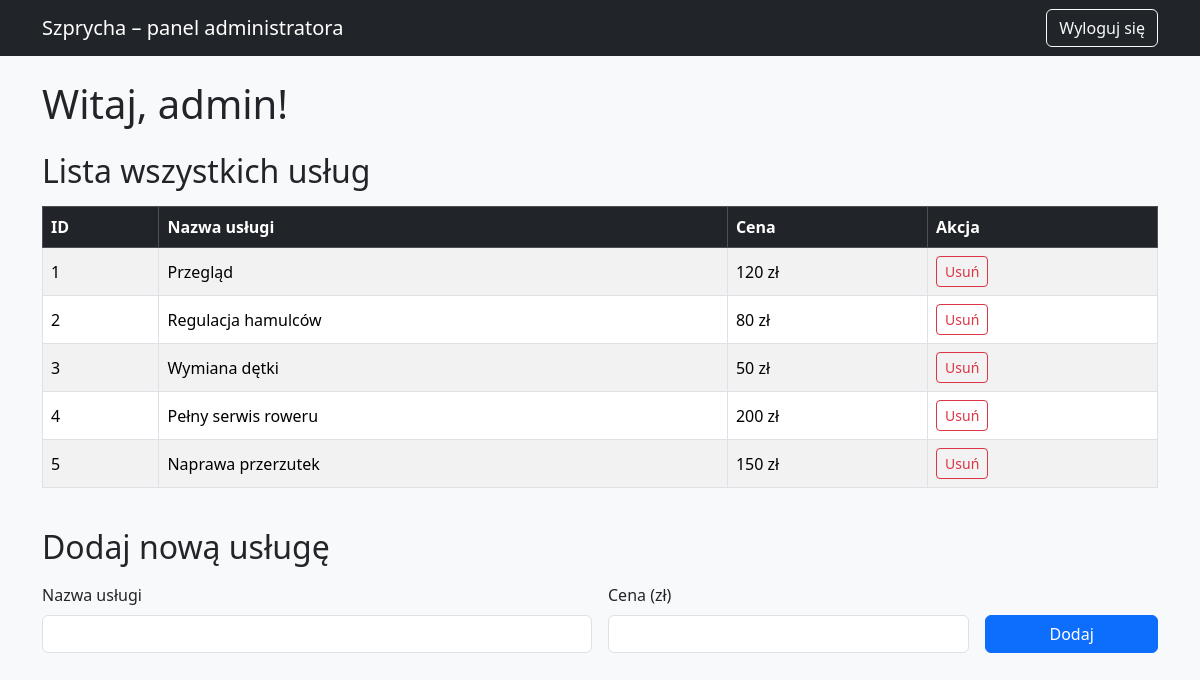
Before: /admin.php (signed in) with the older database file.
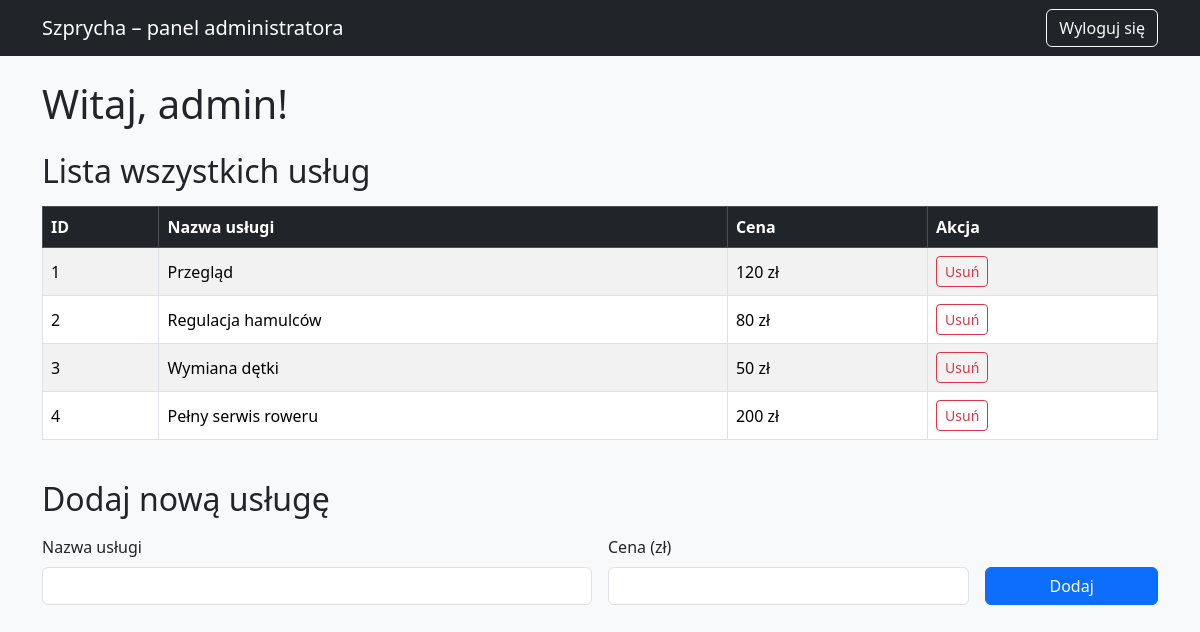
After: the same page with the newer database file.
### tables this page shows
CREATE TABLE uslugi (
    id INTEGER PRIMARY KEY AUTOINCREMENT,
    nazwa TEXT NOT NULL,
    cena REAL NOT NULL
);

### admin.php (the view, shortened to what this page needs)
<?php
require_once __DIR__ . '/baza.php';
$z = $pdo->query('SELECT * FROM uslugi ORDER BY id');
$uslugi = $z->fetchAll();
?>
<!DOCTYPE html>
<html lang="pl">
<head>
    <link href="https://cdn.jsdelivr.net/npm/bootstrap@5.3.3/dist/css/bootstrap.min.css" rel="stylesheet">
</head>
<body class="bg-light">
<nav class="navbar navbar-dark bg-dark">
    <div class="container">
        <a class="navbar-brand" href="index.php">Szprycha – panel administratora</a>
        <a href="wyloguj.php" class="btn btn-outline-light">Wyloguj się</a>
    </div>
</nav>
<div class="container mt-4">
    <div class="row">
        <div class="col-12">
            <h1 class="mb-4">
                Witaj, <?= htmlspecialchars($_SESSION['uzytkownik']) ?>!
            </h1>
            <h2 class="mb-3">Lista wszystkich usług</h2>
            <div class="table-responsive">
                <table class="table table-striped table-bordered table-hover align-middle">
                    <thead class="table-dark">
                        <tr>
                            <th>ID</th>
                            <th>Nazwa usługi</th>
                            <th>Cena</th>
                            <th>Akcja</th>
                        </tr>
                    </thead>
                    <tbody>
                        <?php foreach ($uslugi as $usluga): ?>
                            <tr>
                                <td><?= (int) $usluga['id'] ?></td>
                                <td><?= htmlspecialchars($usluga['nazwa']) ?></td>
                                <td><?= htmlspecialchars((string) $usluga['cena']) ?> zł</td>
                                <td>
                                    <form method="post" class="d-inline">
                                        <button class="btn btn-sm btn-outline-danger">Usuń</button>
                                    </form>
                                </td>
                            </tr>
                        <?php endforeach; ?>
                    </tbody>
                </table>
            </div>
            <h2 class="mt-4 mb-3">Dodaj nową usługę</h2>
            <form method="post" class="row g-3">
                <div class="col-md-6">
                    <label for="nazwa" class="form-label">Nazwa usługi</label>
                    <input
                        id="nazwa"
                        name="nazwa"
                        class="form-control"
                        required
                        maxlength="100"
                    >
                </div>
                <div class="col-md-4">
                    <label for="cena" class="form-label">Cena (zł)</label>
                    <input
                        id="cena"
                        name="cena"
                        type="number"
                        min="1"
                        step="0.01"
                        class="form-control"
                        required
                    >
                </div>
                <div class="col-md-2 d-flex align-items-end">
                    <button type="submit" class="btn btn-primary w-100">
                        Dodaj
                    </button>
                </div>
            </form>
        </div>
    </div>
</div>
</body>
</html>

Changed rows visible on the page:
removed uslugi: id "5", nazwa "Naprawa przerzutek", cena "150"
